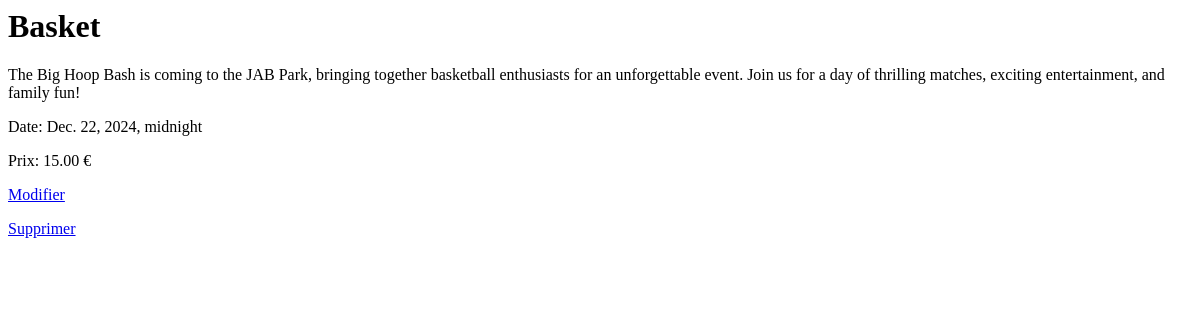
/events/1/ (signed in), run on an earlier commit of the app's database.
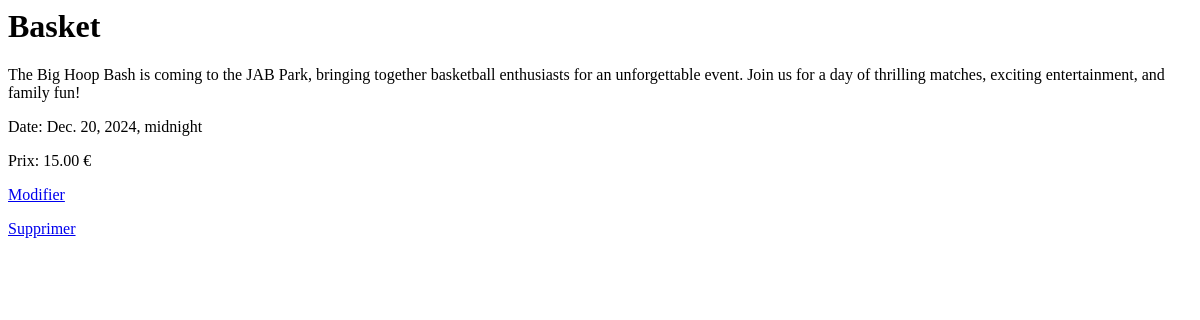
And on a later commit of the database.
### Event/models.py (models this page shows, shortened)
class Event(models.Model):
    nom_event = models.CharField(max_length=100)
    image_url = models.URLField()
    description_event = models.TextField()
    date_event = models.DateTimeField()
    prix = models.DecimalField(max_digits=10, decimal_places=2, default=0)
    nombre_places_disponibles = models.IntegerField(default=0)
    latitude = models.DecimalField(max_digits=9, decimal_places=6, null=True, blank=True)
    longitude = models.DecimalField(max_digits=9, decimal_places=6, null=True, blank=True)

### Event/views.py (the view)
# urls.py: path('<int:id>/', views.event_detail, name='event_detail'),
@login_required
def event_detail(request, id):
    event = get_object_or_404(Event, id=id)  # Retrieve the article with the specified ID
    return render(request, 'event/event_detail.html', {'event': event})

### Templates/Event/event_detail.html
{% block content %}
  <h1>{{ event.nom_event }}</h1>
  <p>{{ event.description_event }}</p>
  <p>Date: {{ event.date_event }}</p>
  <p>Prix: {{ event.prix }} €</p>
  <p><a href="{% url 'event_update' event.id %}">Modifier</a></p>
  <p><a href="{% url 'event_delete' event.id %}">Supprimer</a></p>
{% endblock %}

What changed in the data, as far as the page shows it:
changed Event "Basket": date_event "Dec. 22, 2024, midnight" → "Dec. 20, 2024, midnight"
